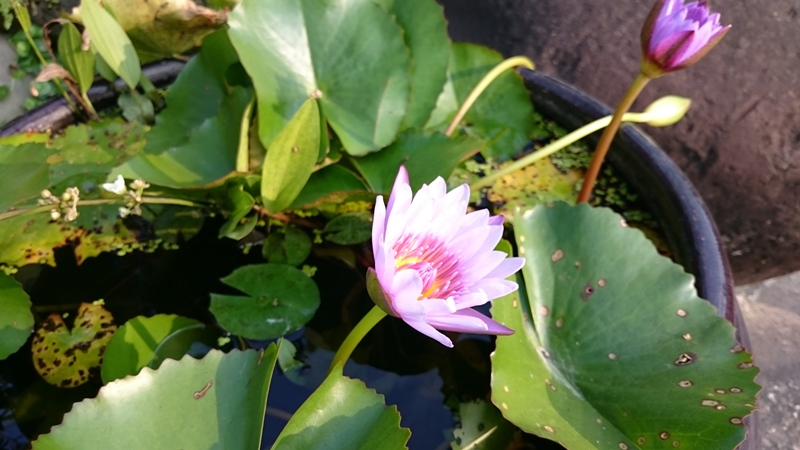
#> input picture opencv_ex/sample.jpg, 800 x 450 px, given in place of the camera
$ python split_camera.py
#> lines starting #> are read from the running program, lines starting #| are printed output that depends on the picture
import numpy as np
import cv2

cap = cv2.VideoCapture(1)

while(True):
	# Capture frame-by-frame
	ret, frame = cap.read()
#> frame is the input picture: shape (450, 800, 3); mean B, G, R 69.7, 105.1, 95.9

	frame = cv2.resize(frame, (500, 500))
#> frame: shape (500, 500, 3)
	frame = cv2.flip(frame, 1)
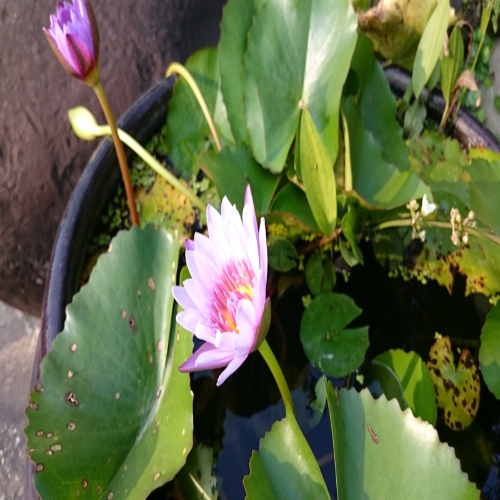
#> frame: shape (500, 500, 3); mean B, G, R 69.6, 104.9, 95.8

	# Our operations on the frame come here
	b, g, r = cv2.split(frame)
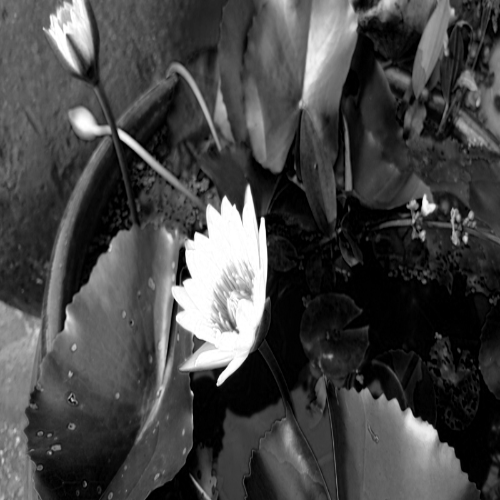
#> b: shape (500, 500); min 0, max 255, mean 69.6
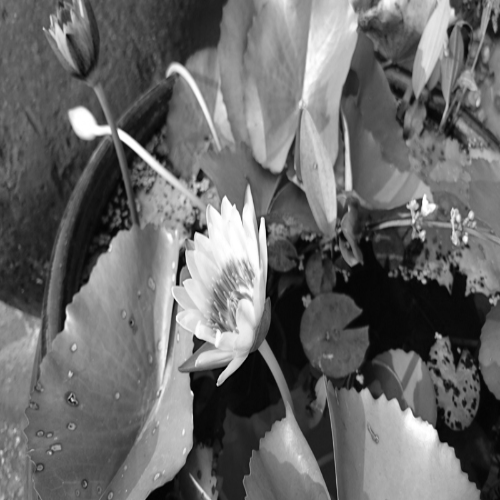
#> g: shape (500, 500); min 0, max 255, mean 104.9
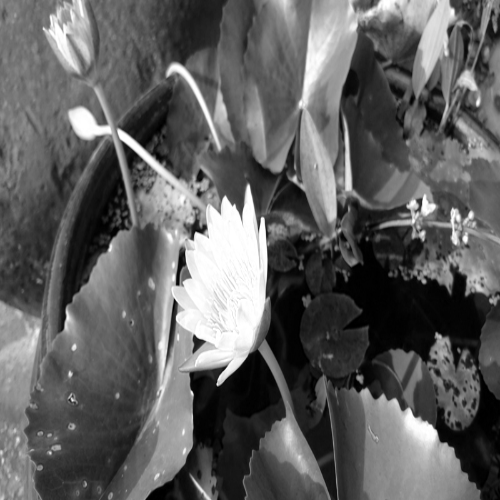
#> r: shape (500, 500); min 0, max 255, mean 95.8
	z= np.zeros(b.shape, np.uint8)

	# Display the resulting frame
	cv2.imshow('frame',frame)
	cv2.imshow('r',cv2.merge((z, z, r)))
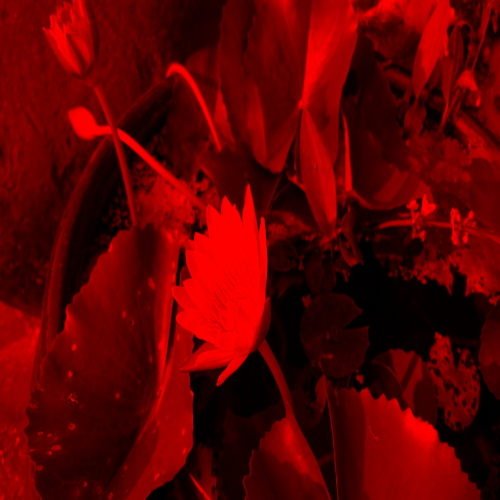
#> window 'r': shape (500, 500, 3); mean B, G, R 0, 0, 95.8
	cv2.imshow('g',cv2.merge((z, g, z)))
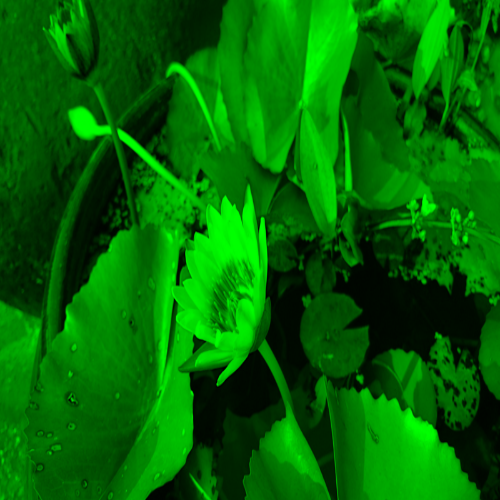
#> window 'g': shape (500, 500, 3); mean B, G, R 0, 104.9, 0
	cv2.imshow('b',cv2.merge((b, z, z)))
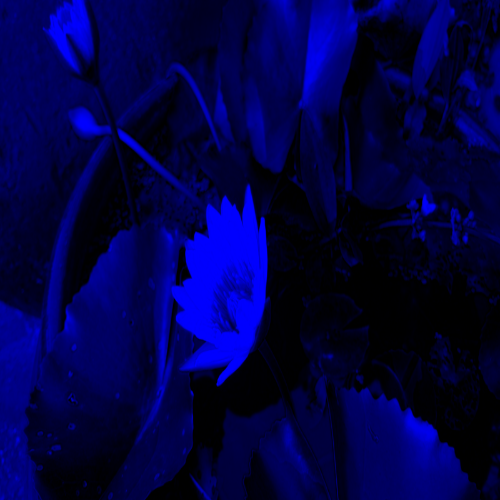
#> window 'b': shape (500, 500, 3); mean B, G, R 69.6, 0, 0
	if cv2.waitKey(1) & 0xFF == ord('q'):
#> (key q is pressed here)
		break

# When everything done, release the capture
cap.release()
cv2.destroyAllWindows()

$ run again, on opencv_ex/fruits.jpg
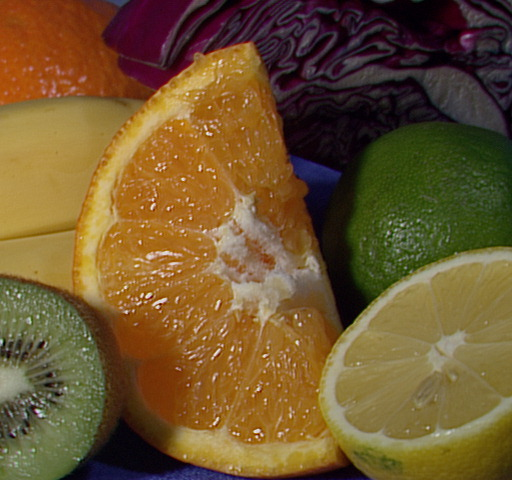
#> input picture opencv_ex/fruits.jpg, 512 x 480 px, given in place of the camera
#> frame is the input picture: shape (480, 512, 3); mean B, G, R 46.2, 85.6, 110.8
#> `cv2.imshow('g',cv2.merge((z, g, z)))`:
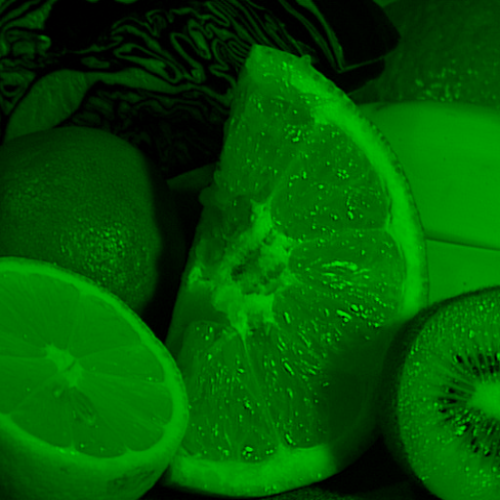
#> window 'g': shape (500, 500, 3); mean B, G, R 0, 85.5, 0
#> `cv2.imshow('b',cv2.merge((b, z, z)))`:
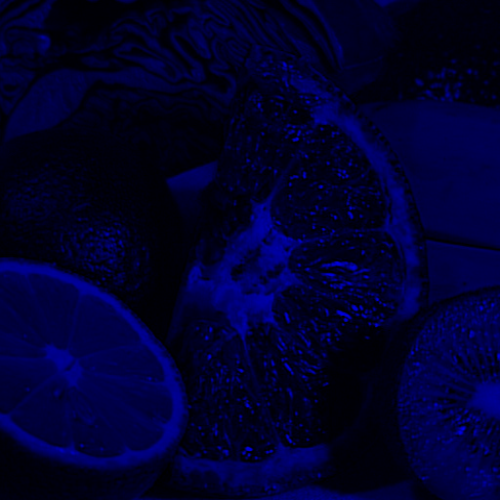
#> window 'b': shape (500, 500, 3); mean B, G, R 46.1, 0, 0
